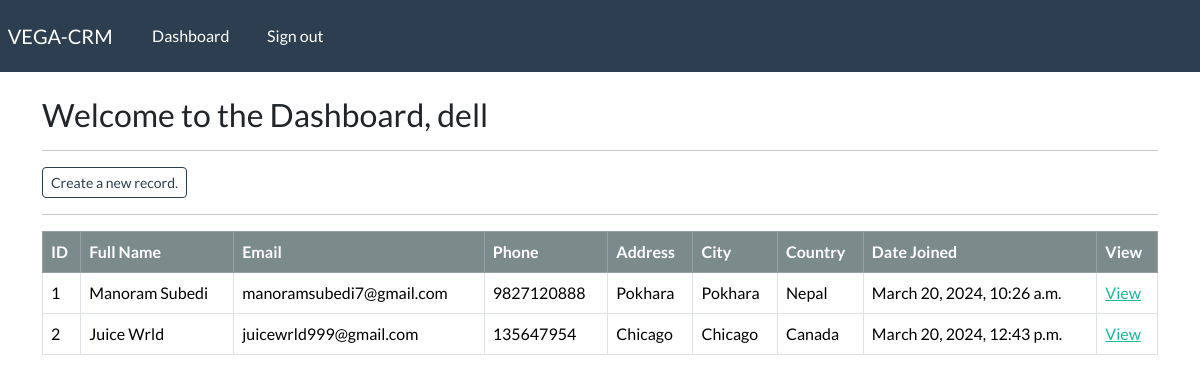
Page /dashboard (signed in) on the earlier database version.
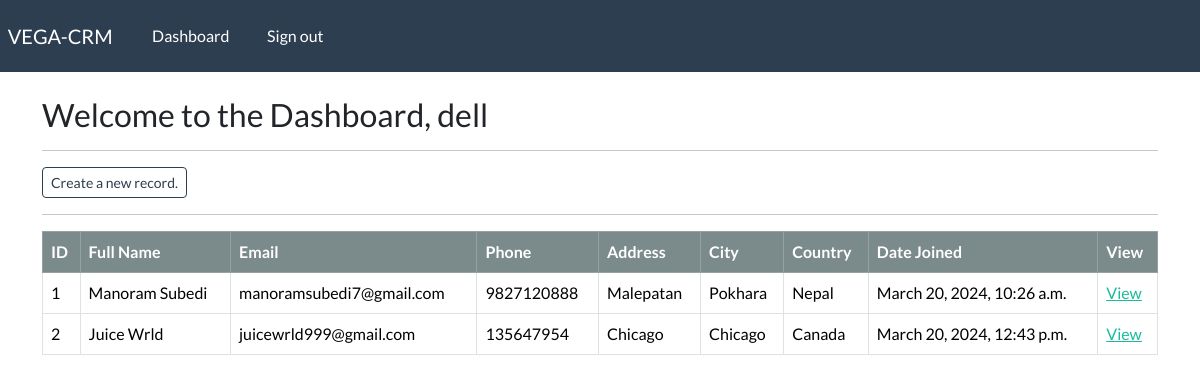
Same page on the later database version.
### webapp/models.py (models this page shows, shortened)
class Record(models.Model):
    creation_date = models.DateTimeField(auto_now_add = True)
    first_name = models.CharField(max_length=50)
    last_name = models.CharField(max_length=50)
    email = models.CharField(max_length=255)
    phone = models.CharField(max_length=20)
    address = models.CharField(max_length=100)
    city = models.CharField(max_length=50)
    country = models.CharField(max_length=50)

### webapp/views.py (the view)
# urls.py: path('dashboard', views.dashboard, name="dashboard"),
@login_required(login_url='login')
def dashboard(request):
    my_records = Record.objects.all()
    context = {'records':my_records}
    return render(request, 'webapp/dashboard.html', context)

### webapp/templates/webapp/dashboard.html
{% extends 'webapp/base.html' %}
{% block content %}
    <h3>Welcome to the Dashboard, {{user}}</h3>
    <hr>
    <a class = "btn btn-outline-primary btn-sm" href="{% url 'add-record' %}">
        Create a new record. </a>
    <hr>
    <table class = "table table-hover table-bordered">
        <thead class="table-dark">
            <th scope="col"> ID </th>
            <th scope="col"> Full Name</th>
            <th scope="col"> Email </th>
            <th scope="col"> Phone </th>
            <th scope="col"> Address </th>
            <th scope="col"> City </th>
            <th scope="col"> Country </th>
            <th scope="col"> Date Joined </th>
            <th scope="col"> View </th>
        </thead>
        <tbody>
            {% if records %}
                {% for record in records %}
                <tr>
                    <td>{{record.id}}</td>
                    <td>{{record.first_name}}  {{record.last_name}}</td>
                    <td>{{record.email}}</td>
                    <td>{{record.phone}}</td>
                    <td>{{record.address}}</td>
                    <td>{{record.city}}</td>
                    <td>{{record.country}}</td>
                    <td>{{record.creation_date}}</td>
                    <td> <a href="{% url 'view' record.id %}"> View</a></td>
                </tr>
                {% endfor %}
            {% endif %}
        </tbody>
    </table>
{% endblock  %}

Differences in the rows shown:
changed Record "Manoram": address "Pokhara" → "Malepatan"
